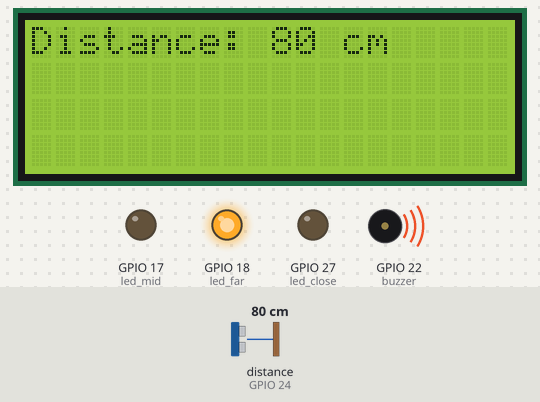
Bench run of a program on a simulated Raspberry Pi (BCM pin numbers). Shown: 20×4 character LCD, output pins drawn as LEDs (lit = HIGH), buzzer (waves = sounding, pin HIGH). Inputs (shaded band) come from the test bench; at power-on: distance to the obstacle (sensor on GPIO 24) 80 cm. The echo pulse lasts 58.3 µs per cm; the desktop window is not drawn, its controls go by their first labels and the mouse button is held 0.15 s.

Above: at 2.1 s.
2.2 s: distance to the obstacle (sensor on GPIO 24) set to 60 cm
5.2 s: distance to the obstacle (sensor on GPIO 24) set to 47 cm
At 6.3 s:
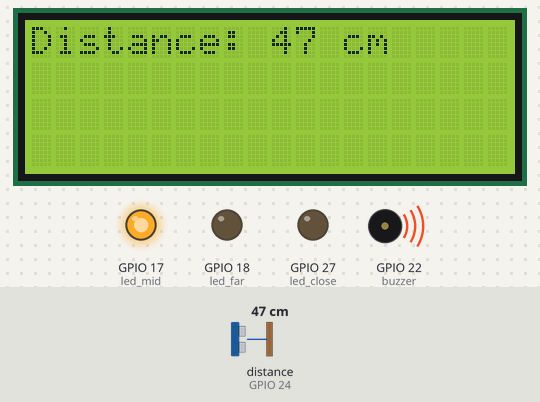
8.2 s: distance to the obstacle (sensor on GPIO 24) set to 21 cm
At 9.2 s:
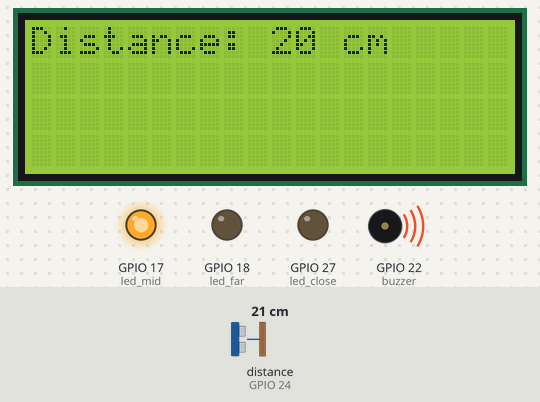
10.2 s: distance to the obstacle (sensor on GPIO 24) set to 17 cm
At 11.1 s:
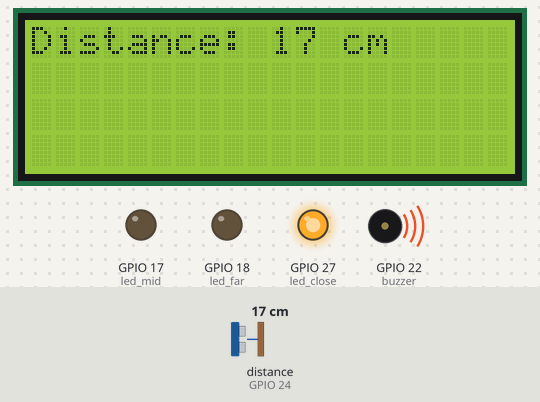
12.7 s: distance to the obstacle (sensor on GPIO 24) set to 53 cm
At 15.1 s:
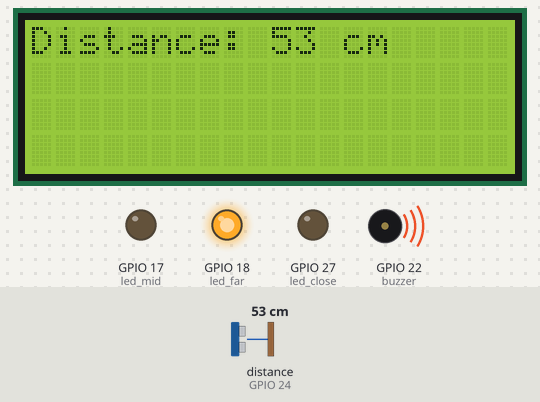
15.7 s: distance to the obstacle (sensor on GPIO 24) set to 120 cm
At 24.9 s:
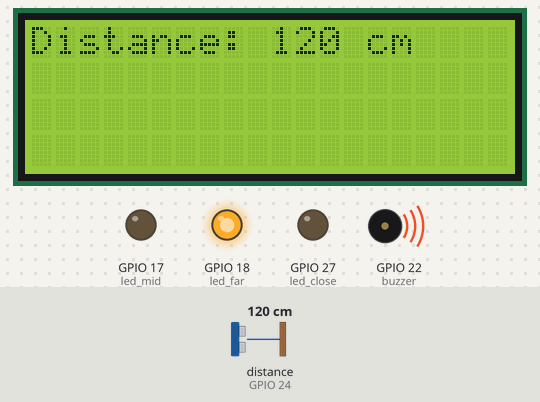
Timing chart, 0 to 26.4 s (numbered marks = the images above; inputs shaded):
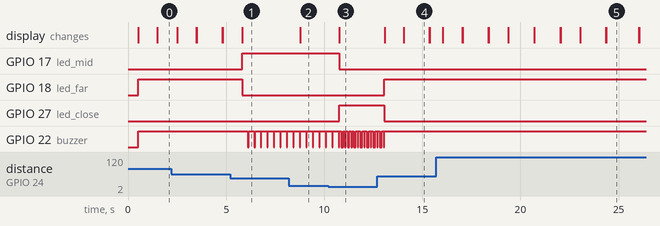

Measured:
- the behaviour switches between 51 and 50 cm on distance to the obstacle (sensor on GPIO 24) (found by bisection; images 0 and 1)
- the behaviour switches between 20 and 19 cm on distance to the obstacle (sensor on GPIO 24) (found by bisection; images 2 and 3)
- after the input at 5.2 s, GPIO 17 (led_mid): LOW → HIGH after 0.61 s; GPIO 18 (led_far): HIGH → LOW after 0.61 s; GPIO 22 (buzzer): alternates HIGH for 0.30 s and LOW for 0.03 s, starting after 0.91 s
- after the input at 8.2 s, the display: changes after 0.58 s (image 2)
- after the input at 10.2 s, GPIO 17 (led_mid): HIGH → LOW after 0.56 s; GPIO 27 (led_close): LOW → HIGH after 0.56 s; the display: changes after 0.56 s (image 3)
- after the input at 12.7 s, GPIO 18 (led_far): LOW → HIGH after 0.37 s; GPIO 27 (led_close): HIGH → LOW after 0.37 s; GPIO 22 (buzzer): goes on until 13.1 s, then stays HIGH; the display: changes after 0.38 s (image 4)
- what the display in image 4 shows lasts 1.3 s, from 14.1 s to 15.4 s

The program:

PythonCodeWithLCD.py
```python
from gpiozero import DistanceSensor, LED, Buzzer
import tkinter as tk
from tkinter import font
from time import sleep
from RPLCD.i2c import CharLCD

# Initialize the ultrasonic sensor
sensor = DistanceSensor(echo=24, trigger=23, max_distance=5)

# Initialize LEDs and Buzzer
led_far = LED(18)   # GPIO pin for "far" distance LED
led_mid = LED(17)   # GPIO pin for "mid" distance LED
led_close = LED(27) # GPIO pin for "close" distance LED
buzzer = Buzzer(22) # GPIO pin for buzzer

# Initialize I2C LCD (adjust address if necessary)
lcd = CharLCD('PCF8574', 0x27)  # Replace 0x27 with your I2C address if different

# Initialize the Tkinter window
window = tk.Tk()
window.title("Distance Measurement")
custom_font = font.Font(size=30)
window.geometry("800x400")

# Create a label to display the distance
distance_label = tk.Label(window, text="Distance: ", anchor='center', font=custom_font)
distance_label.pack()

# Function to control the LEDs and buzzer based on distance
def control_leds_and_buzzer(distance):
    if distance < 20:  # Close range
        led_close.on()
        led_mid.off()
        led_far.off()
        buzzer.beep(on_time=0.1, off_time=0.1, n=None, background=True)  # Fast beep
    elif distance > 50:  # Far range
        led_close.off()
        led_mid.off()
        led_far.on()
        buzzer.beep(on_time=1, off_time=1, n=None, background=True)  # Slow beep
    else:  # Mid range
        led_close.off()
        led_mid.on()
        led_far.off()
        buzzer.beep(on_time=0.3, off_time=0.3, n=None, background=True)  # Medium beep

# Function to measure distance and update the GUI
def measure_distance():
    distance = int(sensor.distance * 100)

    if distance < 20:
        distance_label.config(fg="red", text="Distance: {} cm\nHi!".format(distance))
    elif distance > 50:
        distance_label.config(fg="blue", text="Distance: {} cm\nBye!".format(distance))
    else:
        distance_label.config(fg="green", text="Distance: {} cm\nT_T".format(distance))

    # Display the distance on the I2C LCD
    lcd.clear()  # Clear the LCD screen
    lcd.write_string("Distance: {} cm".format(distance))  # Display the distance

    # Control the LEDs and buzzer based on the distance
    control_leds_and_buzzer(distance)

    window.after(300, measure_distance)  # Schedule the next measurement after 0.3 second

# Start measuring distance
measure_distance()

# Run the Tkinter event loop
window.mainloop()
```
